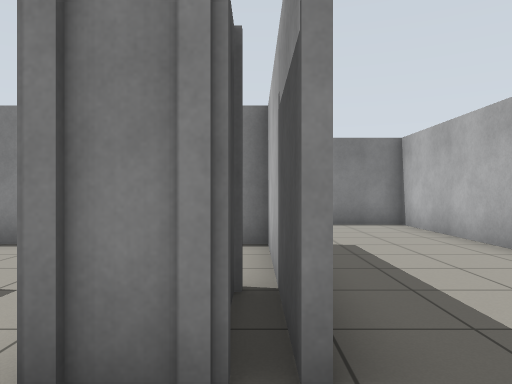
[1] (above)

16 first-person views from a walk through a robot-simulator world made for Gazebo. The camera is 0.94 m above the floor, looks level and sees 70° across. The floor is counted in squares, 1 m on a side. Each view is taken from the middle of a square. On the plan, view 1 faces up. The plan holds only what a view shows up to about 13 squares ahead; the rest is blank.

[2]
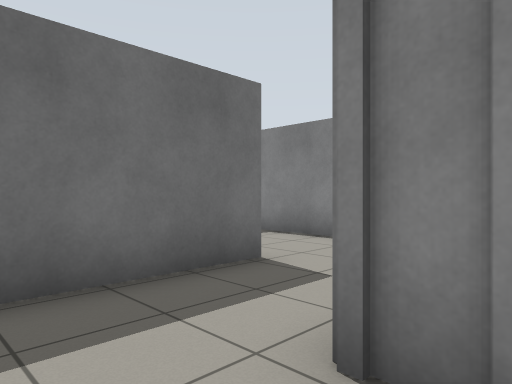

[3]
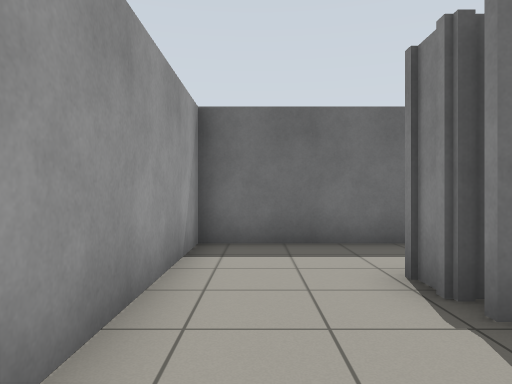

[4]
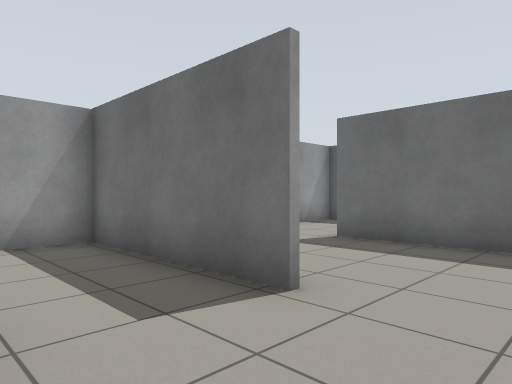

[5]
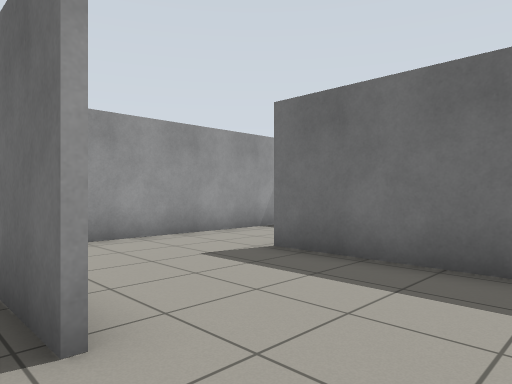

[6]
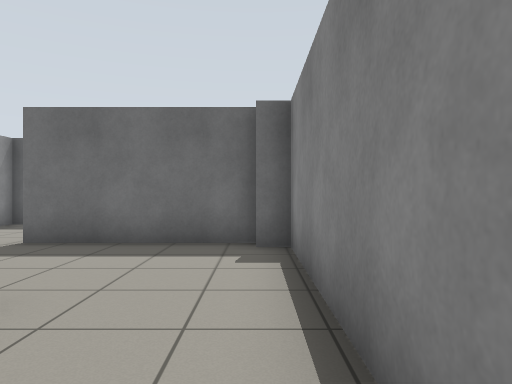

[7]
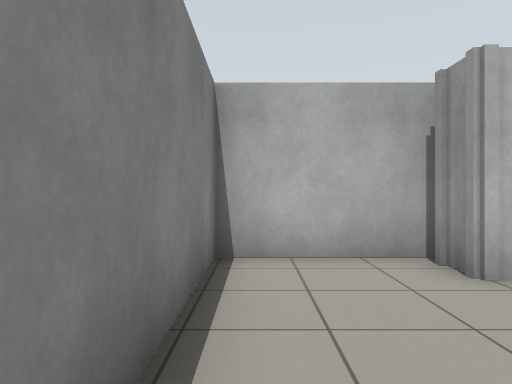

[8]
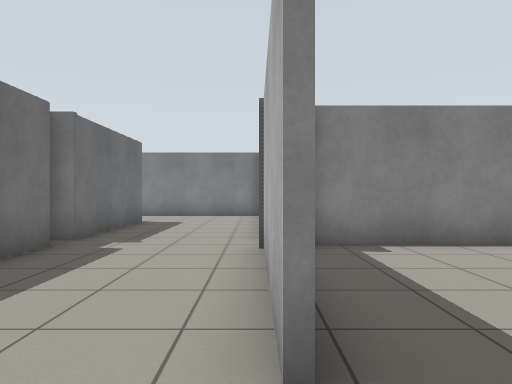

[9]
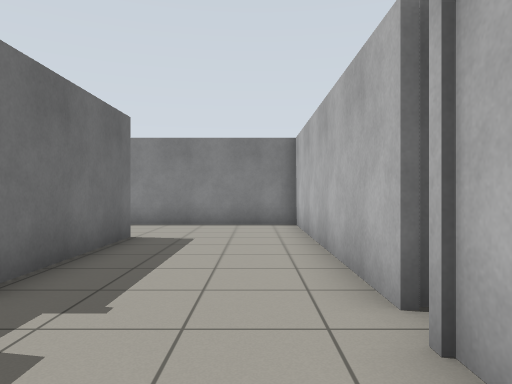

[10]
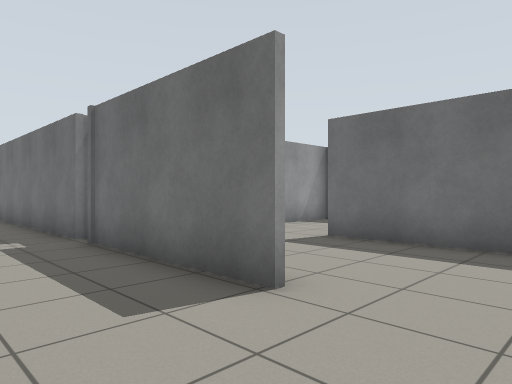

[11]
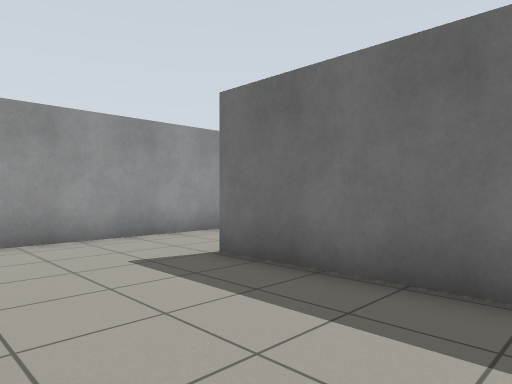

[12]
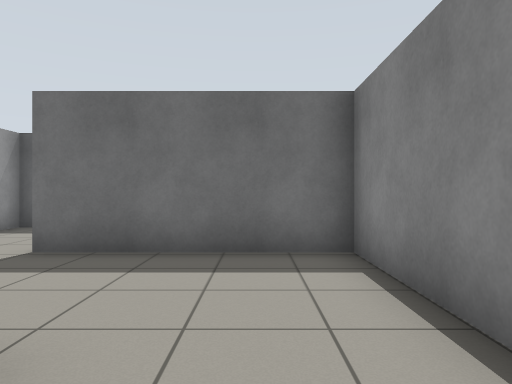

[13]
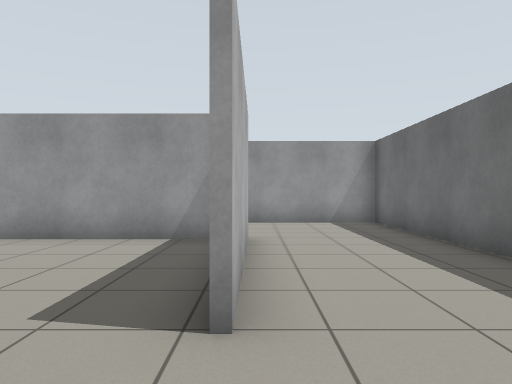

[14]
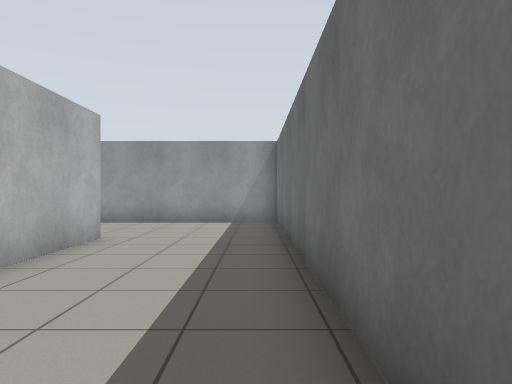

[15]
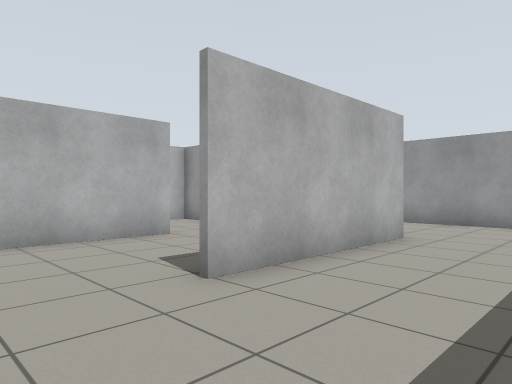

[16]
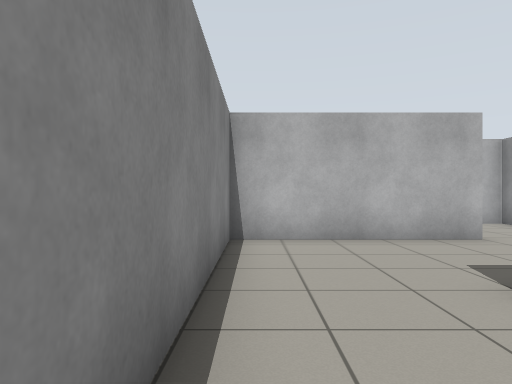

### Floor plan
Points are (right, up) in squares from view 1. A wall is a line through its corners. A room is listed if a view was taken in it or the views show most of it. See-through windows are left out.
Room 1 (views 1, 2)
walls: (-0.2, 1.7) (-1.2, 1.7); (-1.1, 3.1) (-1.1, 3.6); (-3.7, 3.9) (-3.7, -1.1) (0.5, -1.1)
ways out: opening at (-0.5, 0.5) to room 2; opening at (-2.5, 2.5) to room 3
Room 2 (view 3)
walls: (-0.2, 3.6) (-0.2, 1.7); (4.2, 6) (4.2, 10.5) (2.1, 10.5); (0.5, -1.1) (1.5, -1.1)
ways out: opening at (-0.5, 0.5) to room 1
Room 3 (views 4, 5, 6, 7, 8)
walls: (-1.1, 3.6) (-0.2, 3.6); (-7.7, 6) (-7.7, 1.6); (-8.4, -1.1) (-5.5, -1.1); (0.2, 1.8) (0.2, 6.6) (-7.2, 6.6) (-7.2, 6)
ways out: opening at (-2.5, 2.5) to room 1; opening at (-8, 0.5) to room 4
Room 4 (views 9, 10, 11, 12)
walls: (-11.6, 6.4) (-11.6, -1.1) (-8.4, -1.1); (-7.9, 6.9) (-7.9, 14.5) (-15.7, 14.5) (-15.7, 9.5); (-11.6, 11.8) (-11.6, 7.1); (-15.4, 6.7) (-12.2, 6.7); (-7.9, 1.8) (-7.9, 6.3)
ways out: opening at (-8, 0.5) to room 3; opening at (-16, 8.5) to room 5
Room 5 (views 13, 14, 15, 16)
walls: (-19.8, 6.7) (-15.4, 6.7); (-19.8, 6.5) (-19.8, 11.6); (-15.8, 9.5) (-15.8, 14.5) (-22.4, 14.5); (-23.7, 13.1) (-23.7, 2.8) (-18.2, 2.8)
ways out: opening at (-16, 8.5) to room 4

Where each view was taken, in squares from view 1:
view 1: 0 up, 0 right, facing up
view 2: 0 up, 0 right, facing up-left
view 3: 0 up, 3 right, facing left
view 4: 6 up, 1 left, facing down-left
view 5: 6 up, 3 left, facing down-left
view 6: 6 up, 1 left, facing left
view 7: 6 up, 5 left, facing right
view 8: 0 up, 8 left, facing up
view 9: 4 up, 9 left, facing up
view 10: 14 up, 9 left, facing down-left
view 11: 14 up, 12 left, facing down-left
view 12: 13 up, 10 left, facing left
view 13: 14 up, 20 left, facing down
view 14: 14 up, 23 left, facing down
view 15: 14 up, 23 left, facing down-right
view 16: 14 up, 23 left, facing right
